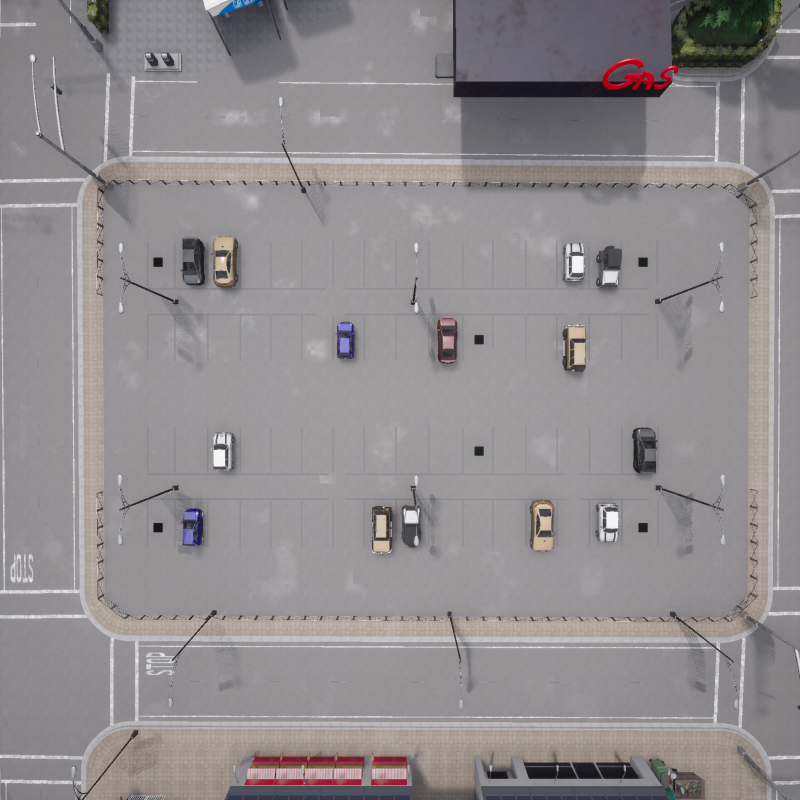
#> input picture src/carla_parking_nodes/static_maps/topdown_rgb_reference.png, 1600 x 1600 px, found by its file name (shown at 1/2 size)
$ python grid_alignement.py
#> lines starting #> are read from the running program, lines starting #| are printed output that depends on the picture; after the words box and inside, x2 and y2 are one past the last pixel; in counts of white or black regions, pixels touching at a corner belong together
#!/usr/bin/env python3

import os
import cv2
import numpy as np

# -------------------------------------------------------------------
# Paths
# -------------------------------------------------------------------
IMG_PATH = "static_maps/topdown_rgb_reference.png"
OUTPUT_DIR = "static_maps/final"

# -------------------------------------------------------------------
# Display scale for easier viewing on screen
# -------------------------------------------------------------------
DISPLAY_SCALE = 0.6

# -------------------------------------------------------------------
# Known world points used in the RGB reference image
# IMPORTANT: click them in this exact order
# -------------------------------------------------------------------
WORLD_POINTS = np.array([
    [298.5, -235.73],   # P11
    [298.5, -188.20],   # P116
    [272.5, -235.73],   # P41
    [272.5, -188.20],   # P416
], dtype=np.float32)

WORLD_LABELS = ["P11", "P116", "P41", "P416"]

# Optional extra points for validation after fitting
CHECK_WORLD_POINTS = np.array([
    [290.9, -204.23],   # P211
    [280.0, -204.23],   # P311
], dtype=np.float32)

CHECK_WORLD_LABELS = ["P211", "P311"]

clicked_points = []
img_vis = None


def world_to_image(x, y, H_world_to_img):
    p = np.array([x, y, 1.0], dtype=np.float64)
    q = H_world_to_img @ p
    q /= q[2]
    return float(q[0]), float(q[1])


def image_to_world(u, v, H_img_to_world):
    p = np.array([u, v, 1.0], dtype=np.float64)
    q = H_img_to_world @ p
    q /= q[2]
    return float(q[0]), float(q[1])


def redraw_image(base_img):
    global img_vis
    img_vis = base_img.copy()

    # Draw already-clicked points on the scaled display image
    for i, (orig_x, orig_y) in enumerate(clicked_points):
        disp_x = int(round(orig_x * DISPLAY_SCALE))
        disp_y = int(round(orig_y * DISPLAY_SCALE))

        cv2.circle(img_vis, (disp_x, disp_y), 6, (0, 0, 255), -1)
        cv2.putText(
            img_vis,
            str(i + 1),
            (disp_x + 8, disp_y - 8),
            cv2.FONT_HERSHEY_SIMPLEX,
            0.7,
            (0, 0, 255),
            2,
            cv2.LINE_AA
        )

    # Show next point to click
    next_idx = len(clicked_points)
    if next_idx < len(WORLD_LABELS):
        msg = f"Click next: {WORLD_LABELS[next_idx]}"
    else:
        msg = "Press ENTER to fit homography"

    cv2.putText(
        img_vis,
        msg,
        (20, 35),
        cv2.FONT_HERSHEY_SIMPLEX,
        0.9,
        (255, 255, 255),
        2,
        cv2.LINE_AA
    )


def mouse_callback(event, x, y, flags, param):
    global clicked_points, img_vis
    base_img = param

    if event == cv2.EVENT_LBUTTONDOWN:
        if len(clicked_points) < len(WORLD_POINTS):
            # Convert click from scaled display image to original image coordinates
            orig_x = int(round(x / DISPLAY_SCALE))
            orig_y = int(round(y / DISPLAY_SCALE))

            clicked_points.append([orig_x, orig_y])
            print(
                f"Clicked {len(clicked_points)}: "
                f"display=({x}, {y}) -> original=({orig_x}, {orig_y}) "
                f"for {WORLD_LABELS[len(clicked_points) - 1]}"
            )

            redraw_image(base_img)
            cv2.imshow("reference_image", img_vis)

    elif event == cv2.EVENT_RBUTTONDOWN:
        if len(clicked_points) > 0:
            removed = clicked_points.pop()
            print(f"Removed last point: {removed}")
            redraw_image(base_img)
            cv2.imshow("reference_image", img_vis)


def main():
    global img_vis

    os.makedirs(OUTPUT_DIR, exist_ok=True)

    img = cv2.imread(IMG_PATH)
#> img is the input picture: shape (1600, 1600, 3); mean B, G, R 142.1, 140.1, 144.3
    if img is None:
        raise RuntimeError(f"Could not load image: {IMG_PATH}")

    img_display = cv2.resize(
        img,
        None,
        fx=DISPLAY_SCALE,
        fy=DISPLAY_SCALE,
        interpolation=cv2.INTER_AREA
    )
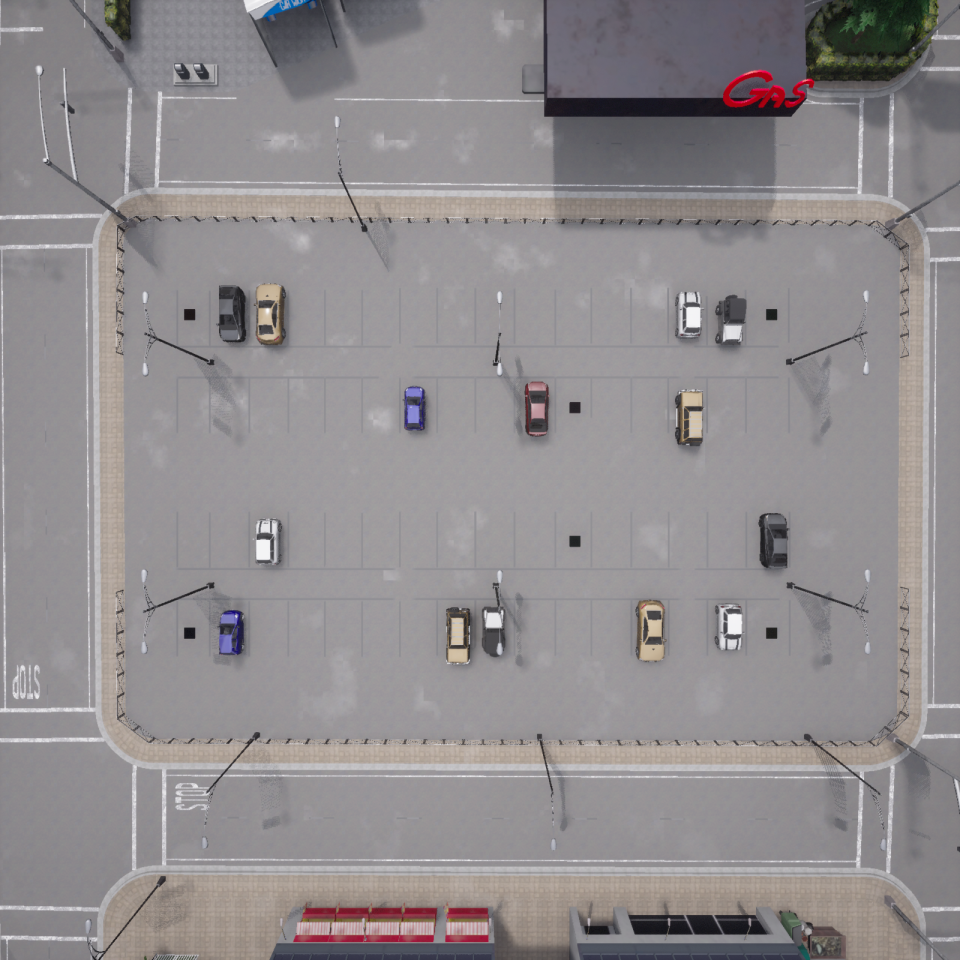
#> img_display: shape (960, 960, 3); mean B, G, R 142.1, 140.1, 144.3

    print("Click these world points in this exact order:")
    for i, (label, pt) in enumerate(zip(WORLD_LABELS, WORLD_POINTS), start=1):
        print(f"{i}. {label}: world=({pt[0]}, {pt[1]})")

    print("\nControls:")
    print("  Left click  -> add point")
    print("  Right click -> remove last point")
    print("  Enter       -> fit homography after 4 clicks")
    print("  Esc         -> quit")

    redraw_image(img_display)
#> in redraw_image, `cv2.putText( img_vis, msg, (20, 35), cv2.FONT_HERSHEY_SIMPLEX, 0.9, (2..`:
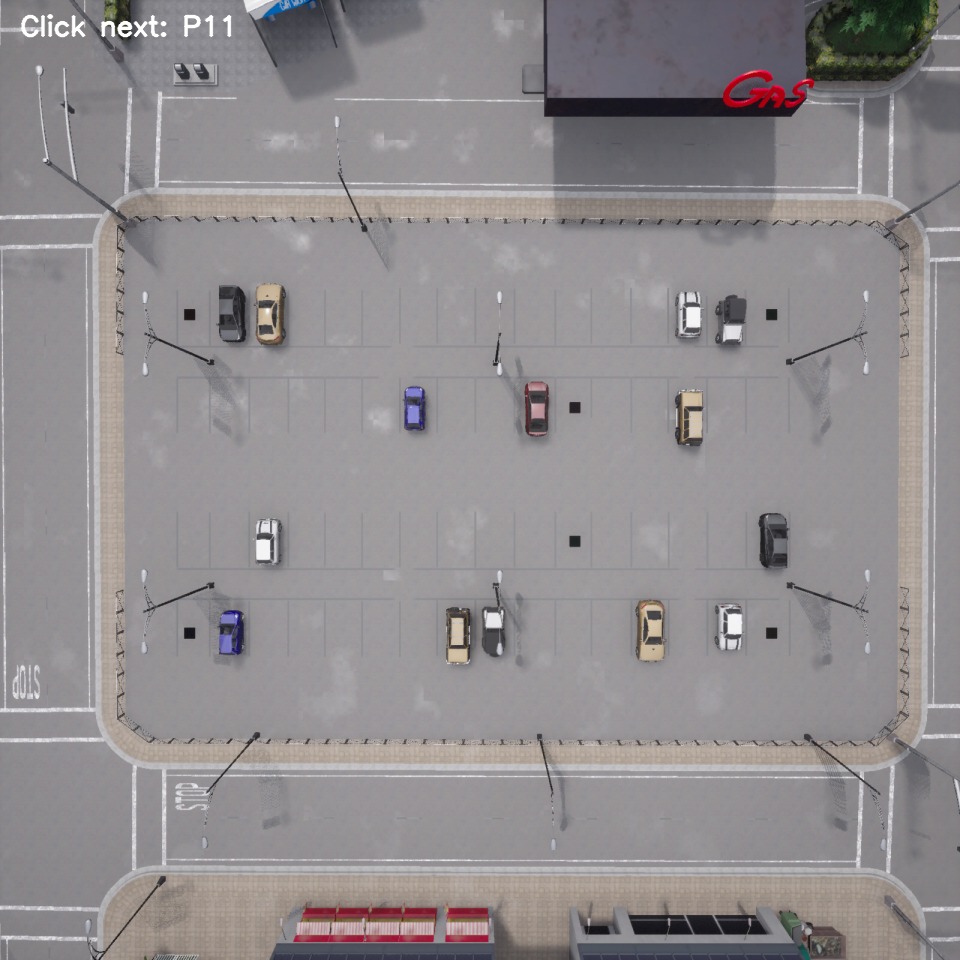
#> img_vis: shape (960, 960, 3); 0.24% of pixels changed, all inside (x1, y1, x2, y2) = (20, 14, 232, 38)
    cv2.imshow("reference_image", img_vis)
    cv2.setMouseCallback("reference_image", mouse_callback, img_display)

    while True:
        key = cv2.waitKey(20) & 0xFF
#> (key Esc is pressed here)

        if key == 27:  # ESC
            print("Aborted.")
            cv2.destroyAllWindows()
            return

        elif key == 13:  # ENTER
            if len(clicked_points) != len(WORLD_POINTS):
                print(f"Need {len(WORLD_POINTS)} points, currently have {len(clicked_points)}")
                continue
            break

    cv2.destroyAllWindows()

    image_points = np.array(clicked_points, dtype=np.float32)

    H_world_to_img, mask = cv2.findHomography(WORLD_POINTS, image_points)
    if H_world_to_img is None:
        raise RuntimeError("Failed to compute homography")

    H_img_to_world = np.linalg.inv(H_world_to_img)

    np.save(os.path.join(OUTPUT_DIR, "H_world_to_img.npy"), H_world_to_img)
    np.save(os.path.join(OUTPUT_DIR, "H_img_to_world.npy"), H_img_to_world)
    np.save(os.path.join(OUTPUT_DIR, "clicked_image_points.npy"), image_points)
    np.save(os.path.join(OUTPUT_DIR, "world_points.npy"), WORLD_POINTS)

    print("\nSaved:")
    print(os.path.join(OUTPUT_DIR, "H_world_to_img.npy"))
    print(os.path.join(OUTPUT_DIR, "H_img_to_world.npy"))
    print(os.path.join(OUTPUT_DIR, "clicked_image_points.npy"))
    print(os.path.join(OUTPUT_DIR, "world_points.npy"))

    print("\nH_world_to_img =")
    print(H_world_to_img)

    print("\nH_img_to_world =")
    print(H_img_to_world)

    # -------------------------------------------------------------
    # Verification image
    # -------------------------------------------------------------
    check_img = img.copy()

    # Draw clicked calibration points in red
    for i, (u, v) in enumerate(image_points):
        u_i = int(round(u))
        v_i = int(round(v))
        cv2.circle(check_img, (u_i, v_i), 7, (0, 0, 255), -1)
        cv2.putText(
            check_img,
            WORLD_LABELS[i],
            (u_i + 8, v_i - 8),
            cv2.FONT_HERSHEY_SIMPLEX,
            0.7,
            (0, 0, 255),
            2,
            cv2.LINE_AA
        )

    # Draw extra validation points in green
    for label, (x, y) in zip(CHECK_WORLD_LABELS, CHECK_WORLD_POINTS):
        u, v = world_to_image(x, y, H_world_to_img)
        u_i = int(round(u))
        v_i = int(round(v))

        cv2.circle(check_img, (u_i, v_i), 7, (0, 255, 0), -1)
        cv2.putText(
            check_img,
            label,
            (u_i + 8, v_i - 8),
            cv2.FONT_HERSHEY_SIMPLEX,
            0.7,
            (0, 255, 0),
            2,
            cv2.LINE_AA
        )

        print(f"{label}: world=({x:.2f}, {y:.2f}) -> image=({u:.2f}, {v:.2f})")

    verify_path = os.path.join(OUTPUT_DIR, "homography_check.png")
    cv2.imwrite(verify_path, check_img)
    print(f"\nSaved verification image: {verify_path}")


if __name__ == "__main__":
    main()
